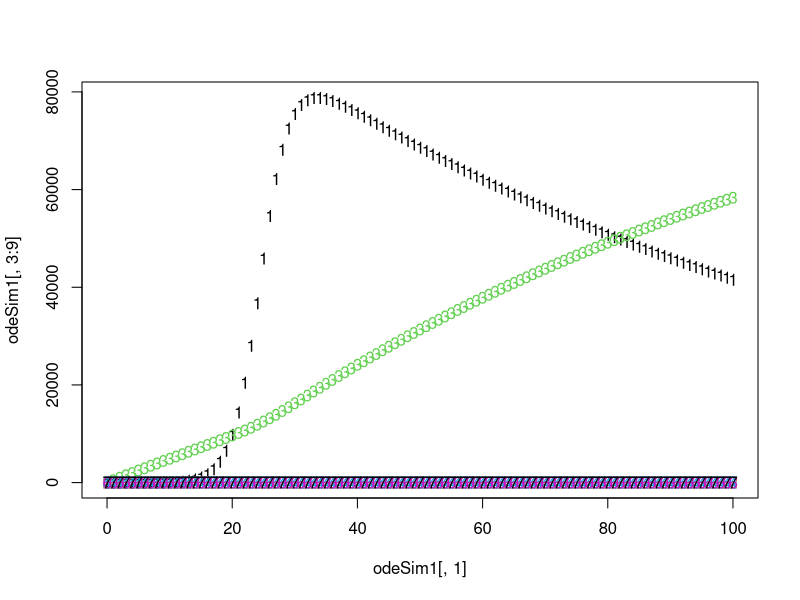
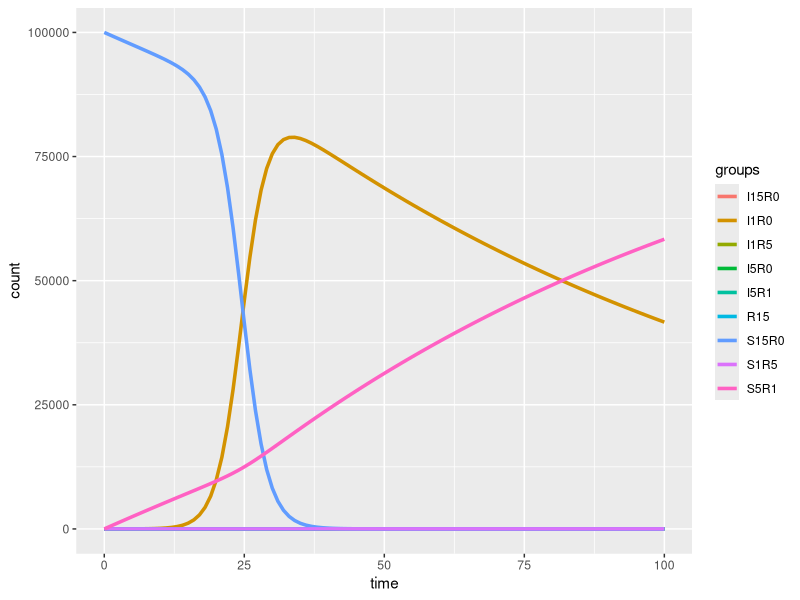
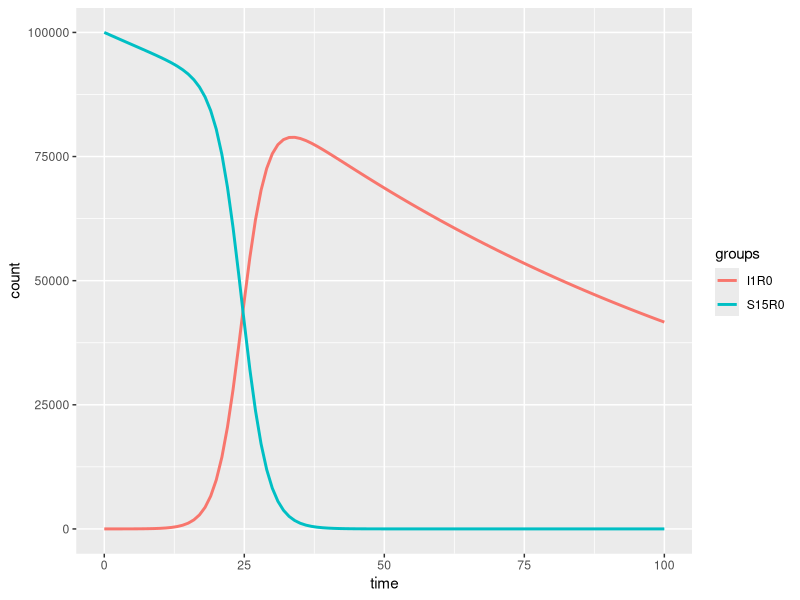

Recreate these plots in R, in order.


### Basic H5 spillover ODE for Huron County, MI (2024) 

library(deSolve)
library(tidyr)
library(ggplot2)
library(dplyr)

#setwd("C:/Users/kathe/Dropbox (University of Michigan)/Manuscripts/HPAI in cattle")


# Estimating dairy worker population in a county requires us to correct for undocumented workers. However, Michigan does not track numbers of dairy workers,
# as these are not seasonal positions. 

# Approximately 44% of undocumented agricultural workers do not self-identify (https://www.farmworkerjustice.org/wp-content/uploads/2022/06/NAWS-data-fact-sheet-FINAL.docx-3.pdf)

# Lewis, B., Martinez, R., & Coronado, J. (2017). Farmworkers in Michigan. JSRI Report Report No. 29.
# East Lansing, MI: The Julian Samora Research Institute, Michigan State University. 

# PopSize = 1217 * .56 * 5 # = (No. of farms in Huron County * % that are livestock-based * national avg # of employees per dairy) 

# Data sources: 
#No. farms and % livestock-based data from: https://www.nass.usda.gov/Publications/AgCensus/2022/Online_Resources/County_Profiles/Michigan/cp26063.pdf
# 5 employees per farm verage from: https://www.nmpf.org/wp-content/uploads/immigration-survey-090915.pdf

PopSize = 100000 #Temp pop size for the purpose of testing the model

params = c(
  
  "beta.1"  = 0.000005,      #probability S15R0 -> infected by H1
  "beta.2"  = 0.00001,    #prob S15R0 -> infected by H5 (upon contact w sick cow)
  "beta.3"  = 0.001,    #prob I1R0 -> coinfected w H5 (upon contact w sick cow)
  "beta.4"  = 0.001,     #prob I5R0 -> coinfected w H1 
  "beta.5"  = 0.001,    #prob S5R1 -> infected by H5
  "beta.6"  = 0.001,      #prob S1R5 -> infected by H1
  # "beta.x"  = 0.0001,  #prob any infected by Hx (recombinant spillover)
  
  "vaxef"    = 0.1,    #vaccination effectiveness against H1 (%)
  "vaxrate"  = 0.05,    #rate of vaccine uptake (per day?)

  "gamma.1"  = 0.01,      #recovery rate from H1
  "gamma.5"  = 0.1,      #recovery rate from H5
  "gamma.2"  = 0.1,      #recovery rate from coinfection 
# "gamma.x"  = 1/10,     #recovery rate from Hx 
  
  "cow"      = 0         #no. sick cows
  
#  reassort  = 0
  
)


cowflu.model = function(t, x, params) {
  
  #State variables
  S15R0 = x[1]  #susceptible agricultural workers per county
  I1R0  = x[2]  #fully susceptible workers infected with H1
  I5R0  = x[3]  #fully susceptible workers infected with H5
  
  S5R1  = x[4]  #H1 resistant workers susceptible to H5
  I5R1  = x[5]  #H1 resistant workers infected with H5
  
  S1R5  = x[6]  #H5 resistant workers susceptible to H1
  I1R5  = x[7]  #H5 resistant workers infected with H1
  
  I15R0 = x[8]  #workers co-infected with both H1 and H5
  # IX    = x[9]  #workers infected with new spillover variant
  
  R15   = x[9] #fully resistant workers

  
  #Parameters (explained below)
  beta.1  = params["beta.1"]   #probability S15R0 -> infected by H1
  beta.2  = params["beta.2"]   #prob S15R0 -> infected by H5 (upon contact w sick cow)
  beta.3  = params["beta.3"]   #prob I1R0 -> coinfected w H5 (upon contact w sick cow)
  beta.4  = params["beta.4"]   #prob I5R0 -> coinfected w H1 
  beta.5  = params["beta.5"]   #prob S5R1 -> infected by H5 (upon contact w sick cow)
  beta.6  = params["beta.6"]   #prob S1R5 -> infected by H1
  # beta.x  = params["beta.x"]   #prob any infected by Hx (recombinant spillover)
   
  vaxef    = params["vaxef"]   #vaccination effectiveness against H1 (%)
  vaxrate  = params["vaxrate"]   #rate of vaccine uptake
  
  cow      = params["cow"]  #contact rate with sick cows
  
  gamma.1  = params["gamma.1"]  #recovery rate from H1
  gamma.5  = params["gamma.5"]  #recovery rate from H5
  gamma.2  = params["gamma.2"]  #recovery rate from coinfection 
  
  # reassort = params[14]  #probability H1 and H5 reassort into Hx (new variant)

  #System of equations
  
  dS15R0t <-   - beta.1*S15R0*I1R0 - S15R0*beta.1*I15R0 - S15R0*beta.1*I1R5 - S15R0*cow*beta.2 - S15R0*vaxrate*vaxef # H5 infection = bovine-to-human, no human-to-human transmission
  
  dI1R0t  <-   beta.1*S15R0*I1R0 + S15R0*beta.1*I15R0 + S15R0*beta.1*I1R5 - I1R0*gamma.1 - I1R0*cow*beta.3
  
  dI5R0t  <-   S15R0*cow*beta.2 - I5R0*beta.4*I1R0 - I5R0*beta.4*I15R0 - I5R0*beta.4*I1R5 - I5R0*gamma.5 #Problem child lol
  
  dS5R1t  <-   I1R0*gamma.1 - S5R1*cow*beta.5 + S15R0*vaxrate*vaxef 
  
  dI5R1t  <-   S5R1*cow*beta.5 - I5R1*gamma.5
  
  dS1R5t  <-   I5R0*gamma.5 - S1R5*beta.6*I1R0 - S1R5*beta.6*I15R0 - S1R5*beta.6*I1R5 
    
  dI1R5t  <-   S1R5*beta.6*I1R0 + S1R5*beta.6*I15R0 + S1R5*beta.6*I1R5 - I1R5*gamma.1 
  
  dI15R0t <-   I1R0*cow*beta.3 + I5R0*beta.4*I1R0 + I5R0*beta.4*I15R0 + I5R0*beta.4*I1R5 - I15R0*gamma.2
    
  dR15t   <-   I5R1*gamma.5 + I1R5*gamma.1 + I15R0*gamma.2
  
  
  output = c(dS15R0t, dI1R0t, dI5R0t, dS5R1t, dI5R1t, dS1R5t, dI1R5t, dI15R0t, dR15t)
  names(output) = c('S15R0', 'I1R0', 'I5R0', 'S5R1', 'I5R1', 'S1R5', 'I1R5', 'I15R0', 'R15')
  
  return(list(output))
}

# Initial conditions
x0        = numeric(9)

x0[1]     = PopSize
x0[2]     = 1
x0[3]     = 0
x0[3]     = 0
x0[4]     = 0
x0[5]     = 0
x0[6]     = 0
x0[7]     = 0
x0[8]     = 0
x0[9]     = 0
names(x0) = c('S15R0', 'I1R0', 'I5R0', 'S5R1', 'I5R1', 'S1R5', 'I1R5', 'I15R0', 'R15')

x0[]

# Run the model 
odeSim1 = ode(y = x0,0:100, cowflu.model, params)#, method = "radau")


# # Plot results
matplot(odeSim1[,1], odeSim1[,3:9])

# More detailed plot 
Simdat <- data.frame(odeSim1)

Simdat_long <-
  Simdat %>%
  pivot_longer(!time, names_to = "groups", values_to = "count")

ggplot(Simdat_long, aes(x= time, y = count, group = groups, colour = groups, )) + 
  geom_line(size = 1.2) 


# ####
# 
# reassort1 = 1/100000
# 
# prob = odeSim1[,7] * reassort1
# outbreak.indicator.vector = array(100000)
# 
# for (i in 1:100000){
# 
# draws = runif(length(prob))
# 
#   reassort.index = draws<prob
# 
#   outbreak.indicator = sum(reassort.index) > 0
# 
#   outbreak.indicator.vector[i] = outbreak.indicator
# 
#   }
# 
# 
# sum(outbreak.indicator.vector)/100000 #fraction of scenarios in which there is a recomb event
# 
# ####








#The simplest parts of the model (S15R0 and I1R0)

#What happens to the fully susceptible population?
# 
Suscept <- Simdat_long %>%
  filter(groups == "S15R0" | groups == "I1R0")

ggplot(Suscept, aes(x= time, y = count, group = groups, colour = groups )) +
  geom_line(size = 1)

# 
# #Focus on Coinfection
# HCo.plot <-
#   Simdat_long %>%
#   filter(groups == "I15R0")
# 
# ggplot(HCo.plot, aes(x= time, y = count, group = groups, colour = groups)) +
#   geom_line()
# 
# #Focus on Coinfection and Hx (new variant)
# Hx.plot <-
#   Simdat_long %>%
#   filter(groups == "IxR0" | groups == "I15R0")
# 
# ggplot(Hx.plot, aes(x= time, y = count, group = groups, colour = groups)) +
#   geom_line()
# 
# 
# #Focus on Infections (NO Coinfection)
# Inf.plot <-
# Simdat_long %>%
#   filter(groups == "I1R0" | groups == "I5R0" | groups == "I5R1" | groups == "I1R5" | groups == "IxR0")
# 
# ggplot(Inf.plot, aes(x= time, y = count, group = groups, colour = groups)) +
#   geom_line()
# 
# #Focus on H5 infections
# H5.inf <-
#   Simdat_long %>%
#   filter(groups == "I5R0" | groups == "I5R1")
# 
# ggplot(H5.inf, aes(x= time, y = count, group = groups, colour = groups)) +
#   geom_line()
# 
# 
# 
# 
